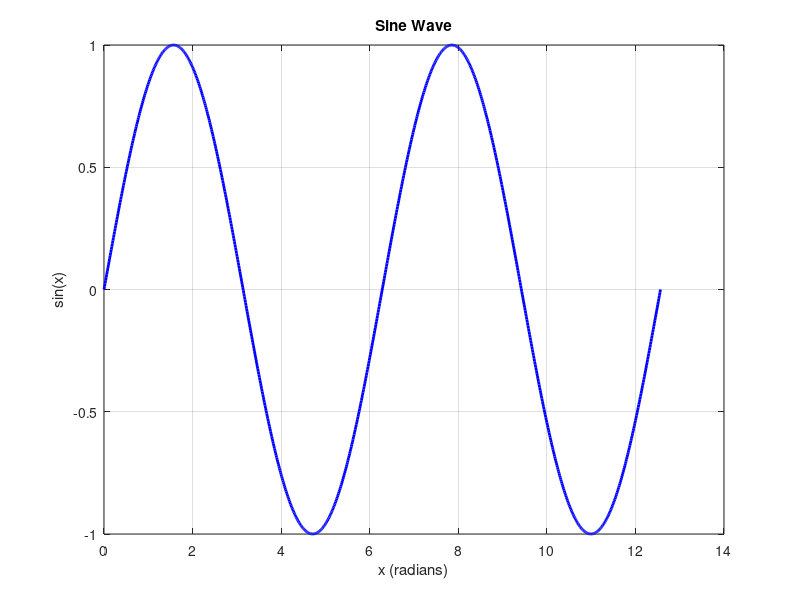

Write MATLAB code to recreate this figure.
% MATLAB script to plot a sine wave
x = linspace(0, 4*pi, 1000);  % Create x values from 0 to 4π
y = sin(x);                   % Calculate sine values

% Plot the sine wave
figure;
plot(x, y, 'b-', 'LineWidth', 2);
title('Sine Wave');
xlabel('x (radians)');
ylabel('sin(x)');
grid on;
